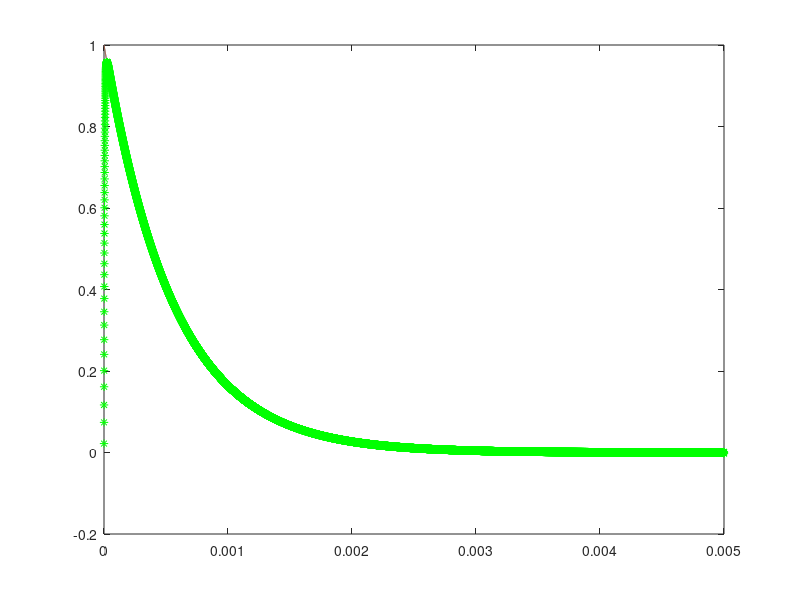
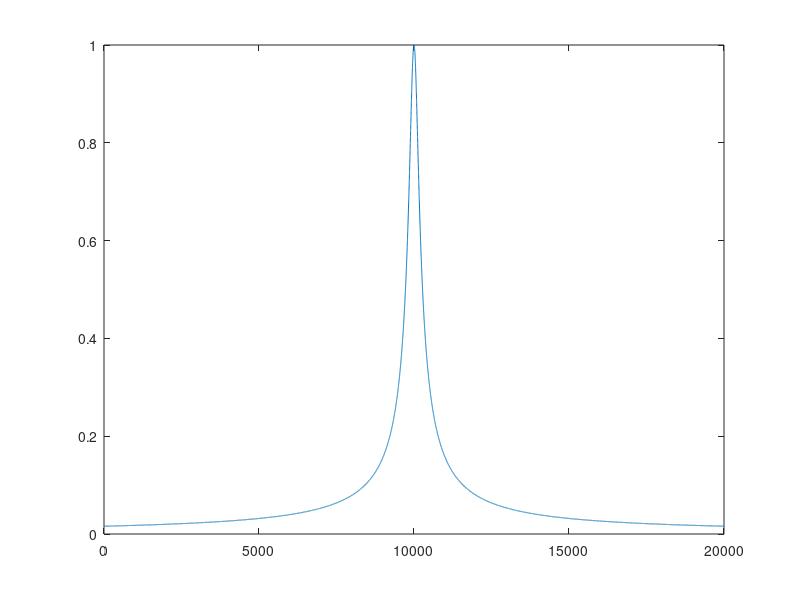

Write the MATLAB code that produced these figures, in order.
%This macro was written to investigate the effect of the amplifier's
%bandwidth on the porphyrin lifetime measurement.


r = 500;
c = 1e-8;
amp_tau = r*c;             %rc time constant (seconds)
numPoints = 20000;
f_max = 2e6;            %Max freq to consider (Hz)
f_min = -f_max;
f_inc = (f_max - f_min)/numPoints;
f = f_min+f_inc:f_inc:f_max;
omega = 2.*pi.*f;

t_min = 0;
t_inc = 1/(2*f_max);
t_max = (numPoints-1)*t_inc;
time = t_min:t_inc:t_max;


%Define porph signal in time domain
porph_tau = 550e-6;     %seconds
porph_t = 1*exp(-time/porph_tau);
figure(1);
hold off;
plot(time,porph_t);
%Calc fft of porph signal.
porph_f = fftshift(fft(porph_t));
figure(2);
plot(abs(porph_f));

%Define low pass filter response in freq domain.
response_f = 1./(1+amp_tau.*i*omega);
figure(2);
%hold on
plot(abs(response_f));

%multiply response and porph signal in freq domain.
output_f = response_f.*porph_f;

%calc output in time domain
output_t = ifft(fftshift(output_f));
figure(1)
hold on
plot(time,porph_t,time,real(output_t),'g*');
